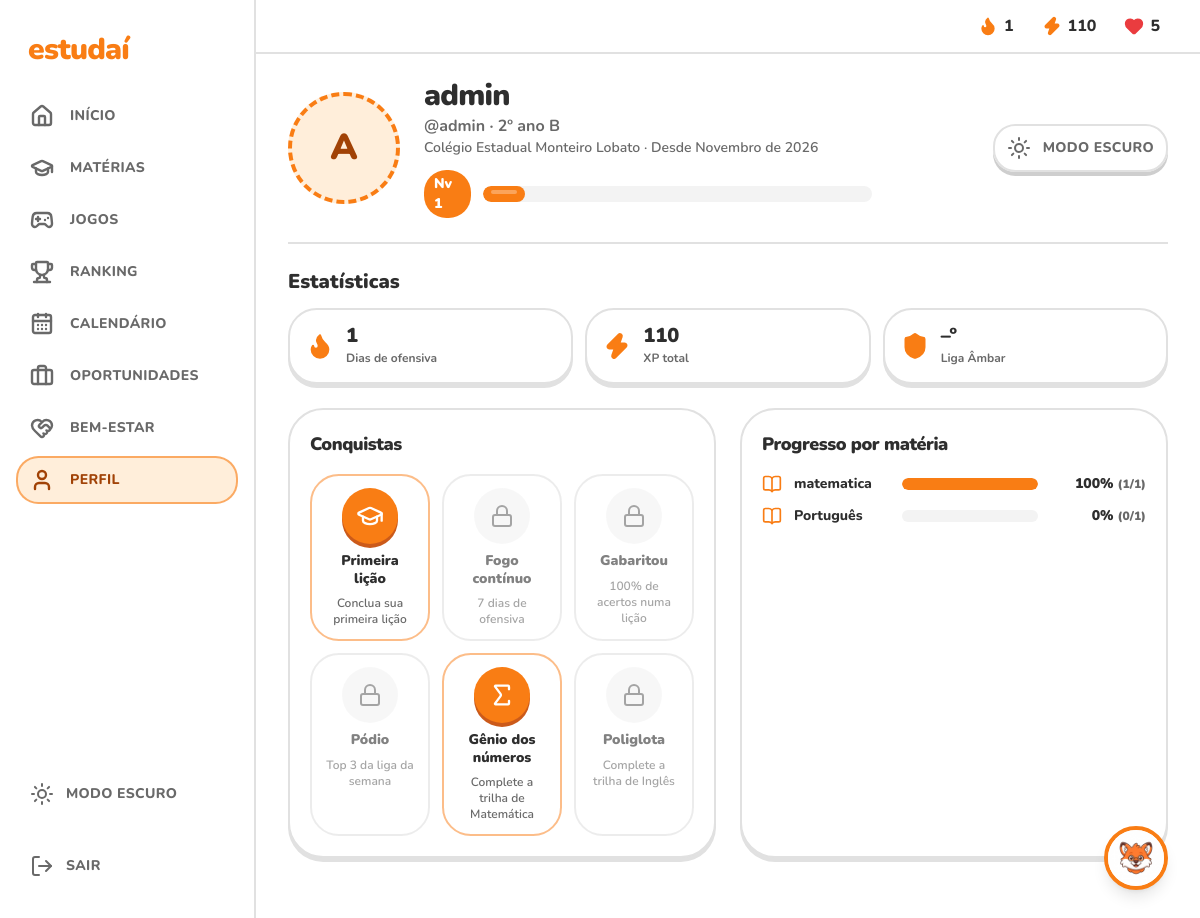
/game/perfil/ (signed in), run on the app's committed database.
### game/models.py (models this page shows, shortened)
class Perfil(models.Model):
    user = models.OneToOneField(settings.AUTH_USER_MODEL, on_delete=models.CASCADE, related_name='perfil')
    turma = models.CharField(max_length=20, choices=TURMAS, default='2º ano B')
    class Meta:
        verbose_name_plural = 'Perfis'
    def xp_total(self):
        return RegistroXP.objects.filter(user=self.user).aggregate(total=Sum('quantidade'))['total'] or 0
    def ofensiva(self):
        dias = set(
            timezone.localtime(data).date()
            for data in RegistroXP.objects.filter(user=self.user).values_list('criado_em', flat=True)
        )
        dia = timezone.localdate()
        if dia not in dias:
            dia -= datetime.timedelta(days=1)
        seguidos = 0
        while dia in dias:
            seguidos += 1
            dia -= datetime.timedelta(days=1)
        return seguidos
    def nivel(self):
        return self.xp_total() // 1000 + 1
    def progresso_nivel(self):
        return self.xp_total() % 1000 // 10
    def iniciais(self):
        nome = self.user.get_full_name() or self.user.username
        return ''.join(parte[0] for parte in nome.split()[:2]).upper()

class Materia(models.Model):
    nome = models.CharField(max_length=50)
    professor = models.CharField(max_length=60, blank=True)
    slug = models.SlugField(unique=True, help_text='Usado na URL. Ex.: matematica')
    icone = models.CharField(
        max_length=40,
        default='book-open',
        help_text='Nome do ícone Lucide (lucide.dev/icons). Ex.: sigma, atom, leaf',
    )
    ordem = models.PositiveIntegerField(default=0)
    class Meta:
        ordering = ['ordem', 'nome']
        verbose_name = 'Matéria'
    def licoes_em_ordem(self):
        return Licao.objects.filter(unidade__materia=self).order_by('unidade__ordem', 'unidade__id', 'ordem', 'id')

### game/views.py (the view)
# urls.py: path('perfil/', views.PerfilView.as_view(), name='perfil'),
class PerfilView(PaginaView):
    template_name = 'game/perfil.html'
    secao = 'perfil'
    def get_context_data(self, **kwargs):
        context = super().get_context_data(**kwargs)
        user = self.request.user
        progresso = ProgressoDoAluno(user).por_materia()
        posicao = Ranking.posicao_de(user, Ranking().alunos(Ranking.SEMANA))
        context.update({
            'progresso': progresso,
            'minha_posicao': posicao or '–',
            'conquistas': self.conquistas(user, progresso, posicao, context['ofensiva']),
        })
        return context
    @staticmethod
    def conquistas(user, progresso, posicao, ofensiva):
        porcentagem = {item['materia'].slug: item['porcentagem'] for item in progresso}
        concluidas = list(LicaoConcluida.objects.filter(user=user))
        regras = [
            ('graduation-cap', 'Primeira lição', 'Conclua sua primeira lição', bool(concluidas)),
            ('flame', 'Fogo contínuo', '7 dias de ofensiva', ofensiva >= 7),
            ('target', 'Gabaritou', '100% de acertos numa lição', any(c.total and c.acertos == c.total for c in concluidas)),
            ('trophy', 'Pódio', 'Top 3 da liga da semana', posicao is not None and posicao <= 3),
            ('sigma', 'Gênio dos números', 'Complete a trilha de Matemática', porcentagem.get('matematica') == 100),
            ('languages', 'Poliglota', 'Complete a trilha de Inglês', porcentagem.get('ingles') == 100),
        ]
        return [{'icone': i, 'nome': n, 'descricao': d, 'ganhou': g} for i, n, d, g in regras]

### game/models.py (called while the page is built)
def inicio_da_semana():
    hoje = timezone.localdate()
    segunda = hoje - datetime.timedelta(days=hoje.weekday())
    return timezone.make_aware(datetime.datetime.combine(segunda, datetime.time.min))

def perfil_de(user):
    perfil, _ = Perfil.objects.get_or_create(user=user)
    return perfil

### game/servicos.py (called while the page is built)
    def por_materia(self):
        resultado = []
        for materia in Materia.objects.all():
            licoes = list(materia.licoes_em_ordem())
            concluidas = sum(1 for licao in licoes if licao.id in self.licoes_feitas)
            resultado.append({
                'materia': materia,
                'concluidas': concluidas,
                'total': len(licoes),
                'porcentagem': round(concluidas / len(licoes) * 100) if licoes else 0,
                'proxima': next((licao for licao in licoes if licao.id not in self.licoes_feitas), None),
            })
        return resultado

    @staticmethod
    def posicao_de(user, linhas):
        return next((linha['posicao'] for linha in linhas if linha['aluno'] == user), None)

    def eventos(self):
        return Evento.objects.filter(Q(user__isnull=True) | Q(user=self.user))

    def lembrete(self):
        limite = self.hoje + datetime.timedelta(days=3)
        evento = self.eventos().filter(data__gte=self.hoje, data__lte=limite).exclude(tipo='feriado').first()
        if not evento:
            return None
        dias = (evento.data - self.hoje).days
        quando = 'é hoje' if dias == 0 else 'é amanhã' if dias == 1 else f'é em {dias} dias'
        return {
            'texto': f'{evento.titulo} {quando}.',
            'pedido': f'Me ajude a me preparar para: {evento.titulo}'
                      + (f' — {evento.descricao}' if evento.descricao else '') + '.',
        }

### game/views.py (called while the page is built)
    def get_context_data(self, **kwargs):
        context = super().get_context_data(**kwargs)
        perfil = perfil_de(self.request.user)
        context.update({
            'menu': Menu.ITENS,
            'secao': self.secao,
            'perfil': perfil,
            'xp_total': perfil.xp_total(),
            'ofensiva': perfil.ofensiva(),
            'lembrete': Calendario(self.request.user).lembrete(),
        })
        return context

### game/templates/game/perfil.html (shortened to what this page needs)
{% extends "base.html" %}
{% load humanize %}
{% block content %}
<div class="flex flex-col gap-6">
  <section class="flex flex-col gap-6 border-b-2 border-border pb-6 sm:flex-row sm:items-center">
    <div class="flex size-28 shrink-0 items-center justify-center rounded-full border-4 border-dashed border-primary bg-accent text-4xl font-black text-accent-foreground">
      {{ perfil.iniciais }}
    </div>
    <div class="flex-1">
      <h1 class="text-3xl font-black tracking-tight">{{ user.get_full_name|default:user.username }}</h1>
      <p class="font-bold text-muted-foreground">@{{ user.username }} · {{ perfil.turma }}</p>
      <p class="text-sm font-semibold text-muted-foreground">
        Colégio Estadual Monteiro Lobato · Desde {{ user.date_joined|date:"F \d\e Y" }}
      </p>
      <div class="mt-3 flex max-w-md items-center gap-3">
        <span class="rounded-xl bg-primary px-2.5 py-1 text-sm font-black text-primary-foreground">Nv {{ perfil.nivel }}</span>
        <div class="h-4 w-full overflow-hidden rounded-full bg-muted" role="progressbar"
             aria-valuenow="{{ perfil.progresso_nivel }}" aria-valuemin="0" aria-valuemax="100" aria-label="Progresso para o próximo nível">
          <div class="relative h-full rounded-full bg-primary transition-[width] duration-500" style="width:{{ perfil.progresso_nivel }}%">
            <span class="absolute inset-x-2 top-1 h-1 rounded-full bg-primary-foreground/30"></span>
          </div>
        </div>
      </div>
    </div>
    <button type="button" class="botao-tema flex items-center gap-3 self-start rounded-xl border-2 border-border px-3 py-2.5 text-sm font-extrabold uppercase tracking-wide text-muted-foreground transition-colors btn-3d-muted hover:bg-muted sm:self-center" aria-label="Alternar modo escuro">
      <i data-lucide="sun" class="size-6 dark:hidden" aria-hidden="true"></i>
      <span class="dark:hidden">Modo escuro</span><span class="hidden dark:inline">Modo claro</span>
    </button>
  </section>
  <section>
    <h2 class="mb-3 text-xl font-black">Estatísticas</h2>
    <ul class="grid grid-cols-2 gap-3 md:grid-cols-3">
      <li class="flex items-center gap-3 rounded-2xl bg-card p-4 card-3d">
        <i data-lucide="flame" class="size-7 shrink-0 text-primary" aria-hidden="true" fill="currentColor"></i>
        <div>
          <p class="text-xl font-black leading-none tabular-nums">{{ ofensiva }}</p>
          <p class="mt-1 text-xs font-bold text-muted-foreground">Dias de ofensiva</p>
        </div>
      </li>
      <li class="flex items-center gap-3 rounded-2xl bg-card p-4 card-3d">
        <i data-lucide="zap" class="size-7 shrink-0 text-primary" aria-hidden="true" fill="currentColor"></i>
        <div>
          <p class="text-xl font-black leading-none tabular-nums">{{ xp_total|intcomma }}</p>
          <p class="mt-1 text-xs font-bold text-muted-foreground">XP total</p>
        </div>
      </li>
      <li class="flex items-center gap-3 rounded-2xl bg-card p-4 card-3d">
        <i data-lucide="shield" class="size-7 shrink-0 text-primary" aria-hidden="true" fill="currentColor"></i>
        <div>
          <p class="text-xl font-black leading-none tabular-nums">{{ minha_posicao }}º</p>
          <p class="mt-1 text-xs font-bold text-muted-foreground">Liga Âmbar</p>
        </div>
      </li>
    </ul>
  </section>
  <div class="grid gap-6 lg:grid-cols-2">
    <section class="rounded-3xl bg-card p-5 card-3d">
      <h2 class="text-lg font-black tracking-tight">Conquistas</h2>
      <ul class="mt-4 grid grid-cols-2 gap-3 sm:grid-cols-3">
        {% for conquista in conquistas %}
          {% if conquista.ganhou %}
            <li class="flex flex-col items-center gap-2 rounded-2xl border-2 border-primary/50 p-3 text-center">
              <span class="flex size-14 items-center justify-center rounded-2xl bg-primary text-primary-foreground btn-3d">
                <i data-lucide="{{ conquista.icone }}" class="size-7" aria-hidden="true"></i>
              </span>
          {% else %}
            <li class="flex flex-col items-center gap-2 rounded-2xl border-2 border-border p-3 text-center opacity-60">
              <span class="flex size-14 items-center justify-center rounded-2xl bg-muted text-muted-foreground">
                <i data-lucide="lock" class="size-6" aria-hidden="true"></i>
              </span>
          {% endif %}
              <span class="text-sm font-black leading-tight">{{ conquista.nome }}</span>
              <span class="text-xs font-semibold text-muted-foreground">{{ conquista.descricao }}</span>
            </li>
        {% endfor %}
      </ul>
    </section>
    <section class="rounded-3xl bg-card p-5 card-3d">
      <h2 class="text-lg font-black tracking-tight">Progresso por matéria</h2>
      <ul class="mt-4 flex flex-col gap-3">
        {% for item in progresso %}
          <li>
            <a href="{% url 'game:materia-detail' item.materia.slug %}" class="flex items-center gap-3 rounded-xl hover:bg-muted">
              <i data-lucide="{{ item.materia.icone }}" class="size-5 shrink-0 text-primary" aria-hidden="true"></i>
              <span class="w-24 shrink-0 text-sm font-extrabold">{{ item.materia.nome }}</span>
              <div class="h-3 w-full overflow-hidden rounded-full bg-muted" role="progressbar"
                   aria-valuenow="{{ item.porcentagem }}" aria-valuemin="0" aria-valuemax="100" aria-label="Progresso em {{ item.materia.nome }}">
                <div class="relative h-full rounded-full bg-primary transition-[width] duration-500" style="width:{{ item.porcentagem }}%"></div>
              </div>
              <span class="w-24 shrink-0 text-right text-sm font-black tabular-nums">
                {{ item.porcentagem }}% <span class="text-xs text-muted-foreground">({{ item.concluidas }}/{{ item.total }})</span>
              </span>
            </a>
          </li>
        {% empty %}
          <li class="font-semibold text-muted-foreground">Nenhuma matéria cadastrada.</li>
        {% endfor %}
      </ul>
    </section>
  </div>
</div>
{% endblock %}

### game/static/game/css/estudai.css (style rules this page uses)
:root { color-scheme: light; --background: oklch(1 0 0); --foreground: oklch(0.3 0 0); --card: oklch(1 0 0); --card-foreground: oklch(0.3 0 0); --popover: oklch(1 0 0); --popover-foreground: oklch(0.3 0 0); --primary: oklch(0.72 0.18 52); --primary-foreground: oklch(1 0 0); --primary-shadow: oklch(0.6 0.16 45); --secondary: oklch(0.965 0 0); --secondary-foreground: oklch(0.3 0 0); --muted: oklch(0.965 0 0); --muted-foreground: oklch(0.52 0 0); --accent: oklch(0.96 0.035 65); --accent-foreground: oklch(0.5 0.14 45); --destructive: oklch(0.62 0.21 25); --destructive-foreground: oklch(1 0 0); --border: oklch(0.91 0 0); --border-strong: oklch(0.85 0 0); --input: oklch(0.91 0 0); --ring: oklch(0.72 0.18 52); --mascot: oklch(1 0 0); --radius: 1rem; }

### data on the page
Perfil: iniciais "A", turma "2º ano B", nivel "1"
Materia: materia.nome "matematica", porcentagem "100", concluidas "1", total "1"
Materia: materia.nome "Português", porcentagem "0", concluidas "0", total "1"

### other printed values
{{ item.rotulo }} "INÍCIO" "MATÉRIAS" "JOGOS" "RANKING" "CALENDÁRIO" "OPORTUNIDADES" "BEM-ESTAR" "PERFIL"
{{ ofensiva }} "1"
{{ xp_total }} "110"
{{ user.get_full_name|default:user.username }} "admin"
{{ user.username }} "admin"
{{ user.date_joined|date:"F \d\e Y" }} "Novembro de 2026"
{{ xp_total|intcomma }} "110"
{{ minha_posicao }} "–"
{{ conquista.nome }} "Primeira lição" "Fogo contínuo" "Gabaritou" "Pódio" "Gênio dos números" "Poliglota"
{{ conquista.descricao }} "Conclua sua primeira lição" "7 dias de ofensiva" "100% de acertos numa lição" "Top 3 da liga da semana" "Complete a trilha de Matemática" "Complete a trilha de Inglês"
